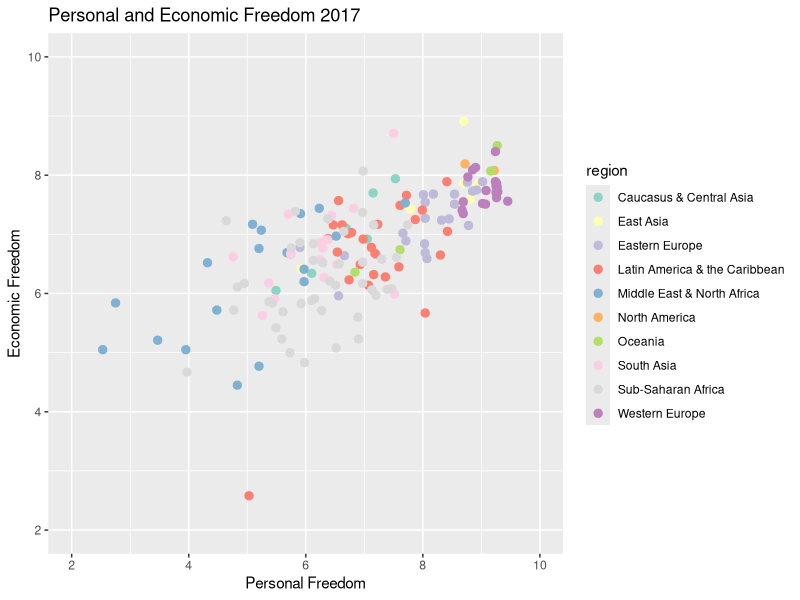
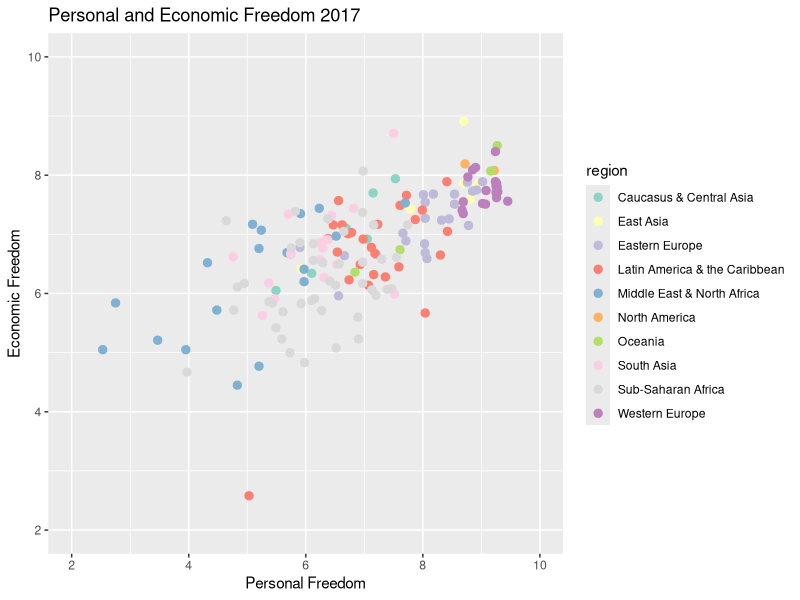

Source code (R) for these figures, in order:
library(tidyverse)
library(RColorBrewer)

hfi_2019_data <- read.csv("hfi_cc_2019 copy.csv")

#pf = personal freedom
pf_data <- hfi_2019_data %>%
  select(year, countries, region, pf_score)

pf_data_by_region <- pf_data %>%
  arrange(-year, region)
  
ef_data <- hfi_2019_data %>%
  select(year, countries, region, ef_score)

ef_data_by_region <- ef_data %>%
  arrange(-year, region)

total_data <- pf_data_by_region %>%
  mutate(ef_score = ef_data_by_region$ef_score)

total_data_2017 <- total_data %>%
  filter(year == max(year))

total_data_2017$ef_score <- as.numeric(as.character(total_data_2017$ef_score))
total_data_2017$pf_score <- as.numeric(as.character(total_data_2017$pf_score))


ggplot(data = total_data_2017) +
  geom_point(
    mapping = aes(x = pf_score, y = ef_score, color = region), size = 2.5
    ) +
    scale_color_brewer(palette = "Set3") +
  scale_x_continuous(limits = c(2, 10), breaks = c(2, 4, 6, 8, 10)) +
  scale_y_continuous(limits = c(2, 10), breaks = c(2, 4, 6, 8, 10)) +
  labs(
    title = paste("Personal and Economic Freedom 2017"),
    x = "Personal Freedom",
    y = "Economic Freedom")

ggsave(filename = "pf and ef scatterplot.png",
       device = "png",
       width = 15)

#ggplot(data = total_data) +
#  geom_point(
#    mapping = aes(x = pf_score, y = ef_score, color = region)
#  ) +
#  scale_color_brewer(palette = "Set3") + facet_wrap(~year) +
#  labs(
#    title = paste("Personal and Economic Freedom"),
#    x = "Personal Freedom",
#    y = "Economic Freedom")